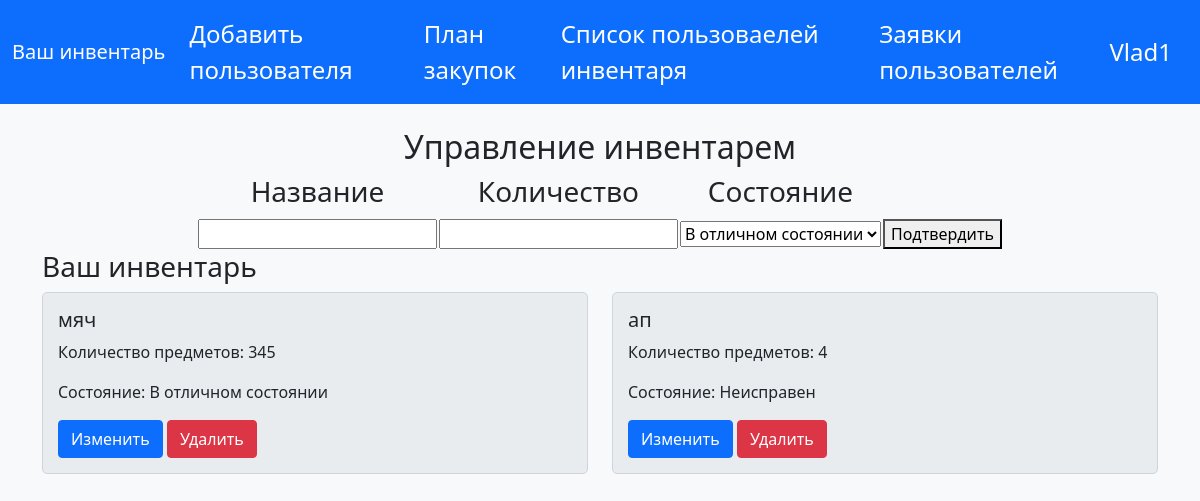
Page /profile/ (signed in) on the committed database.
### data/models/user.py (models this page shows)
class User(SqlAlchemyBase, UserMixin, SerializerMixin):
    __tablename__ = 'user'
    id = sqlalchemy.Column(sqlalchemy.Integer, primary_key=True)
    type = sqlalchemy.Column(sqlalchemy.String)
    password = sqlalchemy.Column(sqlalchemy.String)
    name = sqlalchemy.Column(sqlalchemy.String)
    invent = sqlalchemy.Column(sqlalchemy.Integer)

### data/models/inventory.py (models this page shows)
class Inventory(SqlAlchemyBase, UserMixin, SerializerMixin):
    __tablename__ = 'inventory'
    id = sqlalchemy.Column(sqlalchemy.Integer, primary_key=True)
    name = sqlalchemy.Column(sqlalchemy.String)
    count = sqlalchemy.Column(sqlalchemy.Integer)
    state = sqlalchemy.Column(sqlalchemy.String)
    admin = sqlalchemy.Column(sqlalchemy.Integer)

### main.py (the view)
@app.route("/profile/", methods=["GET"])
@login_required
def profile_get():
    cur_user = flask_login.current_user
    if cur_user.type == "user":
        items_of_inventory = db_ses.query(Inventory).filter_by(admin=cur_user.invent).all()
        appid = db_ses.query(Applications).filter_by(user=cur_user.id).all()
        appid = [i.id for i in appid]
        return render_template('polzovatel.html', name=cur_user.name, appid = appid, inventory=items_of_inventory,
                               id=cur_user.id)
    else:
        items_of_inventory = db_ses.query(Inventory).filter_by(admin=cur_user.id).all()
        return render_template('admin.html', name=cur_user.name, inventory=items_of_inventory)

### main.py (called while the page is built)
@manager.user_loader
def load_user(user_id):
    return db_ses.query(User).get(user_id)

### templates/admin.html (shortened to what this page needs)
{% extends "base.html" %}
{% block content %}
<div class="container">
    <div class="inventory-list">
        <h2 align="center">Управление инвентарем</h2>
        <table align="center">
            <tr>
                <td><h3 align="center">Название</h3></td>
                <td><h3 align="center">Количество</h3></td>
                <td><h3 align="center">Состояние</h3></td>
            </tr>
            <tr>
                <form method="POST">
                    <td><input type="text" name="name_item"/></td>
                    <td><input type="number" name="quantity"/></td>
                    <td><select id="condition" name="condition">
                        <option value="good">В отличном состоянии</option>
                    </select></td>
                    <td>
                        <button type="submit">Подтвердить</button>
                    </td>
                </form>
            </tr>
        </table>
    </div>
    <h3>Ваш инвентарь</h3>
    <div class="row">
        <div class="col-sm-6">
            {% for item in inventory %}
            {% if inventory.index(item) % 2 == 0 %}
            <div class="col-md-14">
                <div class="inventory-item">
                    <h5 id="itemName{{ item.id }}">{{ item.name }}</h5>
                    <p>Количество предметов: <span id="itemCount{{ item.id }}">{{ item.count }}</span></p>
                    <p>Состояние: <span id="itemState{{ item.id }}">
                    {% if item.state == "good" %} В отличном состоянии {% elif item.state == "bad" %} Неисправен {% else %} Не в наличии {% endif %}
                     </span></p>
                    <button class="btn btn-primary" onclick="toggleEditMode('{{ item.id }}', this)"
                            data-editing="false">Изменить
                    </button>
                    <button class="btn btn-danger" onclick="deleteItem('{{ item.id }}', this)"
                            data-editing="false">Удалить
                    </button>
                </div>
            </div>
            {% endif %}
            {% endfor %}
        </div>
        <div class="col-sm-6">
            {% for item in inventory %}
            {% if inventory.index(item) % 2 != 0 %}
            <div class="col-md-14">
                <div class="inventory-item">
                    <h5 id="itemName{{ item.id }}">{{ item.name }}</h5>
                    <p>Количество предметов: <span id="itemCount{{ item.id }}">{{ item.count }}</span></p>
                    <p>Состояние: <span id="itemState{{ item.id }}">
                    {% if item.state == "good" %} В отличном состоянии {% elif item.state == "bad" %} Неисправен {% else %} Не в наличии {% endif %}
                    </span></p>
                    <button class="btn btn-primary" onclick="toggleEditMode('{{ item.id }}', this)"
                            data-editing="false">Изменить
                    </button>
                    <button class="btn btn-danger" onclick="deleteItem('{{ item.id }}', this)"
                            data-editing="false">Удалить
                    </button>
                </div>
            </div>
            {% endif %}
            {% endfor %}
        </div>
    </div>
</div>
{% endblock %}

### templates/base.html (shortened to what this page needs)
<!DOCTYPE html>
<html lang="ru">
<head>
    <link href="https://cdn.jsdelivr.net/npm/bootstrap@5.1.3/dist/css/bootstrap.min.css" rel="stylesheet"
>
</head>
<body>
<nav class=" navbar navbar-expand-md navbar-dark bg-primary mb-4">
    <div class="container-fluid">
        <a class="navbar-brand">Ваш инвентарь</a>
        <div class="collapse navbar-collapse " id="navbarColor02">
            <ul class="navbar-nav ">
                <li class="nav-item"><a href="/add_users/" class="nav-link active">Добавить пользователя</a></li>
                <li class="nav-item"><a href="/plan_admin/" class="nav-link active">План закупок</a></li>
                <li class="nav-item"><a href="/list_admin/" class="nav-link active">Список пользоваелей инвентаря</a></li>
                <li class="nav-item"><a href="/application_list/" class="nav-link active">Заявки пользователей</a></li>
            </ul>
        </div>
        <span >
        <a href="/profile/" class="nav-link active" >{{name}}</a>
      </span>
    </div>
</nav>
<main>
    {% block content %}{% endblock %}
</main>
</body>
</html>

### templates/base.html (style rules this page uses)
body { background-color: #f8f9fa; }
.nav-link { font-size: 1.5rem; color: white; }
.inventory-list { margin-top: 20px; }
.inventory-item { background-color: #e9ecef; border: 1px solid #ced4da; border-radius: 5px; padding: 15px; margin-bottom: 10px; transition: transform 0.2s; cursor: pointer; }

### rows in the picture
User: name "Vlad1"
Inventory: name "мяч", count "345", state "В отличном состоянии"
Inventory: name "ап", count "4", state "Неисправен"
